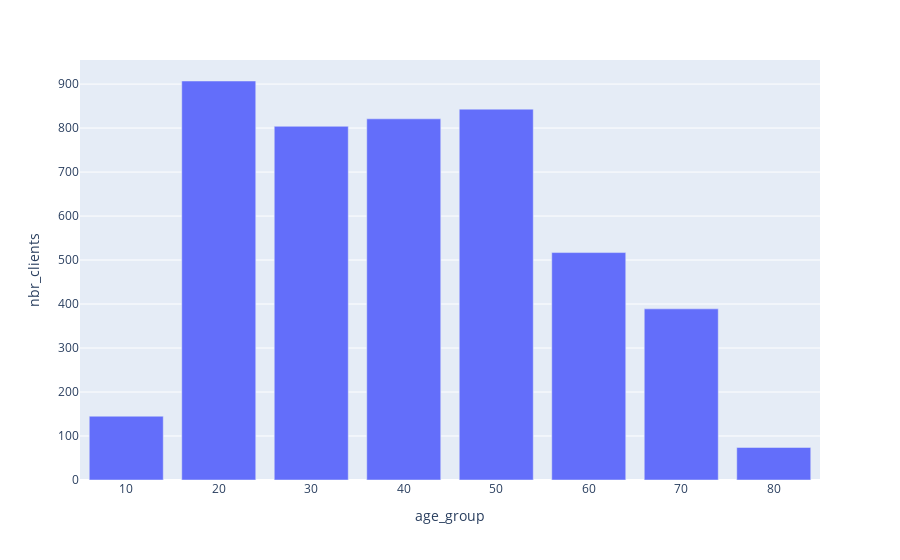

Notebook code cell kept with this figure:
### Code cell
# Number of clients per age group
t = DataFrame(datamart18_s.groupby(['age_group'])['client_id'].nunique())
t_1 =t.rename(columns = {'client_id':'nbr_clients'}, inplace=True)
tt =t.loc[:'nbr_clients'].sum()
t['perc'] = t['nbr_clients']/4500
t.reset_index(inplace=True)

fig = px.bar(t, x='age_group', y='nbr_clients')
print(t,fig.show())

### Figure 1 — Plotly figure (JSON) as saved in the notebook; plotly's stock layout.template omitted (floating-point values rounded to 4 significant figures)
{"data": [{"alignmentgroup": "True", "hoverlabel": {"namelength": 0}, "hovertemplate": "age_group=%{x}<br>nbr_clients=%{y}", "legendgroup": "", "marker": {"color": "#636efa"}, "name": "", "offsetgroup": "", "orientation": "v", "showlegend": false, "textposition": "auto", "type": "bar", "x": [10, 20, 30, 40, 50, 60, 70, 80], "xaxis": "x", "y": [145, 907, 804, 821, 843, 517, 389, 74], "yaxis": "y"}], "layout": {"barmode": "relative", "legend": {"tracegroupgap": 0}, "margin": {"t": 60}, "xaxis": {"anchor": "y", "domain": [0, 1], "title": {"text": "age_group"}}, "yaxis": {"anchor": "x", "domain": [0, 1], "title": {"text": "nbr_clients"}}}}
